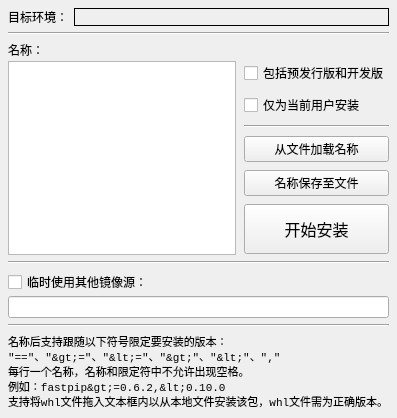
<?xml version="1.0" encoding="UTF-8"?>
<ui version="4.0">
 <class>package_install</class>
 <widget class="QWidget" name="package_install">
  <property name="windowModality">
   <enum>Qt::ApplicationModal</enum>
  </property>
  <property name="geometry">
   <rect>
    <x>0</x>
    <y>0</y>
    <width>395</width>
    <height>418</height>
   </rect>
  </property>
  <property name="font">
   <font>
    <family>Microsoft YaHei UI</family>
   </font>
  </property>
  <property name="windowTitle">
   <string>安装</string>
  </property>
  <layout class="QVBoxLayout" name="verticalLayout_5">
   <property name="leftMargin">
    <number>8</number>
   </property>
   <property name="topMargin">
    <number>8</number>
   </property>
   <property name="rightMargin">
    <number>8</number>
   </property>
   <property name="bottomMargin">
    <number>8</number>
   </property>
   <item>
    <layout class="QVBoxLayout" name="verticalLayout_4">
     <item>
      <layout class="QHBoxLayout" name="horizontalLayout" stretch="0,1">
       <item>
        <widget class="QLabel" name="label_3">
         <property name="toolTip">
          <string>当前即将安装的包的目标环境。</string>
         </property>
         <property name="text">
          <string>目标环境：</string>
         </property>
        </widget>
       </item>
       <item>
        <widget class="QLabel" name="uiLabel_target_environment">
         <property name="frameShape">
          <enum>QFrame::Box</enum>
         </property>
        </widget>
       </item>
      </layout>
     </item>
     <item>
      <widget class="Line" name="line_3">
       <property name="orientation">
        <enum>Qt::Horizontal</enum>
       </property>
      </widget>
     </item>
     <item>
      <layout class="QVBoxLayout" name="verticalLayout_3" stretch="0,1">
       <property name="spacing">
        <number>2</number>
       </property>
       <item>
        <widget class="QLabel" name="label">
         <property name="text">
          <string>名称：</string>
         </property>
        </widget>
       </item>
       <item>
        <layout class="QHBoxLayout" name="uiHorizontalLayout_package_name" stretch="1,0">
         <property name="spacing">
          <number>8</number>
         </property>
         <item>
          <widget class="QPlainTextEdit" name="pte_package_names_old">
           <property name="contextMenuPolicy">
            <enum>Qt::NoContextMenu</enum>
           </property>
          </widget>
         </item>
         <item>
          <layout class="QVBoxLayout" name="verticalLayout_2" stretch="0,0,0,0,0,0,1">
           <item>
            <widget class="QCheckBox" name="cb_including_pre">
             <property name="toolTip">
              <string>从网络安装时是否查找包括预发行版和开发版在内的版本。
如果预发行版或开发版是最新版本，则安装预发行版或开发版。</string>
             </property>
             <property name="text">
              <string>包括预发行版和开发版</string>
             </property>
            </widget>
           </item>
           <item>
            <widget class="QCheckBox" name="cb_install_for_user">
             <property name="toolTip">
              <string>将包安装到系统当前登录的用户的用户目录内。</string>
             </property>
             <property name="text">
              <string>仅为当前用户安装</string>
             </property>
            </widget>
           </item>
           <item>
            <widget class="Line" name="line_2">
             <property name="orientation">
              <enum>Qt::Horizontal</enum>
             </property>
            </widget>
           </item>
           <item>
            <widget class="QPushButton" name="pb_load_from_text">
             <property name="toolTip">
              <string>从文本文件载入名称及版本等内容。
例如从常见的requirements.txt文件载入。</string>
             </property>
             <property name="text">
              <string>从文件加载名称</string>
             </property>
            </widget>
           </item>
           <item>
            <widget class="QPushButton" name="pb_save_as_text">
             <property name="toolTip">
              <string>将文本框内的内容保存至文本文件。</string>
             </property>
             <property name="text">
              <string>名称保存至文件</string>
             </property>
            </widget>
           </item>
           <item>
            <widget class="QPushButton" name="pb_do_install">
             <property name="minimumSize">
              <size>
               <width>0</width>
               <height>50</height>
              </size>
             </property>
             <property name="palette">
              <palette>
               <active>
                <colorrole role="ButtonText">
                 <brush brushstyle="SolidPattern">
                  <color alpha="255">
                   <red>0</red>
                   <green>0</green>
                   <blue>255</blue>
                  </color>
                 </brush>
                </colorrole>
               </active>
               <inactive>
                <colorrole role="ButtonText">
                 <brush brushstyle="SolidPattern">
                  <color alpha="255">
                   <red>0</red>
                   <green>0</green>
                   <blue>0</blue>
                  </color>
                 </brush>
                </colorrole>
               </inactive>
               <disabled>
                <colorrole role="ButtonText">
                 <brush brushstyle="SolidPattern">
                  <color alpha="255">
                   <red>120</red>
                   <green>120</green>
                   <blue>120</blue>
                  </color>
                 </brush>
                </colorrole>
               </disabled>
              </palette>
             </property>
             <property name="font">
              <font>
               <family>Microsoft YaHei UI</family>
               <pointsize>12</pointsize>
              </font>
             </property>
             <property name="text">
              <string>开始安装</string>
             </property>
            </widget>
           </item>
           <item>
            <spacer name="verticalSpacer">
             <property name="orientation">
              <enum>Qt::Vertical</enum>
             </property>
             <property name="sizeHint" stdset="0">
              <size>
               <width>20</width>
               <height>40</height>
              </size>
             </property>
            </spacer>
           </item>
          </layout>
         </item>
        </layout>
       </item>
      </layout>
     </item>
     <item>
      <widget class="Line" name="line_4">
       <property name="orientation">
        <enum>Qt::Horizontal</enum>
       </property>
      </widget>
     </item>
     <item>
      <layout class="QVBoxLayout" name="verticalLayout">
       <property name="spacing">
        <number>2</number>
       </property>
       <item>
        <widget class="QCheckBox" name="cb_use_index_url">
         <property name="text">
          <string>临时使用其他镜像源：</string>
         </property>
        </widget>
       </item>
       <item>
        <widget class="QLineEdit" name="le_use_index_url">
         <property name="contextMenuPolicy">
          <enum>Qt::NoContextMenu</enum>
         </property>
        </widget>
       </item>
      </layout>
     </item>
     <item>
      <widget class="Line" name="line">
       <property name="orientation">
        <enum>Qt::Horizontal</enum>
       </property>
      </widget>
     </item>
     <item>
      <widget class="QLabel" name="label_2">
       <property name="font">
        <font>
         <family>Consolas</family>
         <pointsize>8</pointsize>
        </font>
       </property>
       <property name="text">
        <string>名称后支持跟随以下符号限定要安装的版本：
&quot;==&quot;、&quot;&gt;=&quot;、&quot;&lt;=&quot;、&quot;&gt;&quot;、&quot;&lt;&quot;、&quot;,&quot;
每行一个名称，名称和限定符中不允许出现空格。
例如：fastpip&gt;=0.6.2,&lt;0.10.0
支持将whl文件拖入文本框内以从本地文件安装该包，whl文件需为正确版本。</string>
       </property>
       <property name="alignment">
        <set>Qt::AlignLeading|Qt::AlignLeft|Qt::AlignTop</set>
       </property>
      </widget>
     </item>
    </layout>
   </item>
  </layout>
 </widget>
 <resources/>
 <connections/>
</ui>
